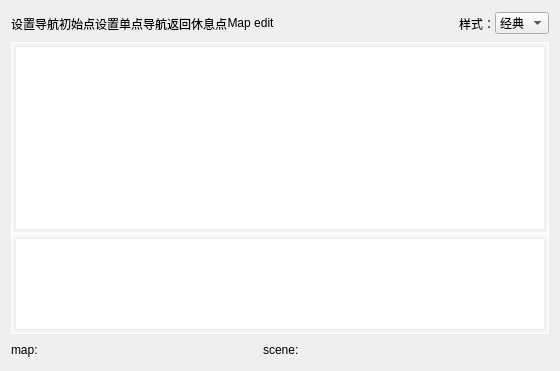
            <widget class="QWidget" name="page_4">
             <layout class="QVBoxLayout" name="verticalLayout_14">
              <item>
               <layout class="QVBoxLayout" name="verticalLayout_13">
                <item>
                 <layout class="QHBoxLayout" name="horizontalLayout_11">
                  <property name="spacing">
                   <number>0</number>
                  </property>
                  <item>
                   <widget class="QPushButton" name="set_pos_btn">
                    <property name="minimumSize">
                     <size>
                      <width>0</width>
                      <height>25</height>
                     </size>
                    </property>
                    <property name="maximumSize">
                     <size>
                      <width>16777215</width>
                      <height>16777215</height>
                     </size>
                    </property>
                    <property name="styleSheet">
                     <string notr="true">QPushButton:hover{
background-color:rgb(186, 189, 182);
border-bottom:2px solid rgb(67, 154, 246);
}
QPushButton:checked{
background-color:cyan;
border-bottom:2px solid white 
}
QPushButton:pressed{
background-color:rgb(67, 154, 246)
}
QPushButton{
background-color:rgb(238, 238, 236);
border:none; 
padding:0px 0px 0px 0px;
margin:0px 0px 0px 0px;
}</string>
                    </property>
                    <property name="text">
                     <string>设置导航初始点</string>
                    </property>
                    <property name="icon">
                     <iconset resource="../resources/images.qrc">
                      <normaloff>:/images/classes/SetInitialPose.png</normaloff>:/images/classes/SetInitialPose.png</iconset>
                    </property>
                   </widget>
                  </item>
                  <item>
                   <widget class="QPushButton" name="set_goal_btn">
                    <property name="minimumSize">
                     <size>
                      <width>0</width>
                      <height>25</height>
                     </size>
                    </property>
                    <property name="styleSheet">
                     <string notr="true">QPushButton:hover{
background-color:rgb(186, 189, 182);
border-bottom:2px solid rgb(67, 154, 246);
}
QPushButton:checked{
background-color:cyan;
border-bottom:2px solid white 
}
QPushButton:pressed{
background-color:rgb(67, 154, 246)
}
QPushButton{
background-color:rgb(238, 238, 236);
border:none; 
padding:0px 0px 0px 0px;
margin:0px 0px 0px 0px;
}</string>
                    </property>
                    <property name="text">
                     <string>设置单点导航</string>
                    </property>
                    <property name="icon">
                     <iconset resource="../resources/images.qrc">
                      <normaloff>:/images/classes/SetGoal.png</normaloff>:/images/classes/SetGoal.png</iconset>
                    </property>
                   </widget>
                  </item>
                  <item>
                   <widget class="QPushButton" name="return_btn">
                    <property name="maximumSize">
                     <size>
                      <width>16777215</width>
                      <height>25</height>
                     </size>
                    </property>
                    <property name="styleSheet">
                     <string notr="true">QPushButton:hover{
background-color:rgb(186, 189, 182);
border-bottom:2px solid rgb(67, 154, 246);
}
QPushButton:checked{
background-color:cyan;
border-bottom:2px solid white 
}
QPushButton:pressed{
background-color:rgb(67, 154, 246)
}
QPushButton{
background-color:rgb(238, 238, 236);
border:none; 
padding:0px 0px 0px 0px;
margin:0px 0px 0px 0px;
}</string>
                    </property>
                    <property name="text">
                     <string>返回休息点</string>
                    </property>
                    <property name="icon">
                     <iconset resource="../resources/images.qrc">
                      <normaloff>:/images/return.png</normaloff>:/images/return.png</iconset>
                    </property>
                   </widget>
                  </item>
                  <item>
                   <widget class="QPushButton" name="set_mutil_goal_btn">
                    <property name="styleSheet">
                     <string notr="true">QPushButton:hover{
background-color:rgb(186, 189, 182);
border-bottom:2px solid rgb(67, 154, 246);
}
QPushButton:checked{
background-color:cyan;
border-bottom:2px solid white 
}
QPushButton:pressed{
background-color:rgb(67, 154, 246)
}
QPushButton{
background-color:rgb(238, 238, 236);
border:none; 
padding:0px 0px 0px 0px;
margin:0px 0px 0px 0px;
}</string>
                    </property>
                    <property name="text">
                     <string>Map edit</string>
                    </property>
                    <property name="icon">
                     <iconset theme="://images/mutil_pose.png">
                      <normaloff>.</normaloff>.</iconset>
                    </property>
                   </widget>
                  </item>
                  <item>
                   <spacer name="horizontalSpacer_2">
                    <property name="orientation">
                     <enum>Qt::Horizontal</enum>
                    </property>
                    <property name="sizeHint" stdset="0">
                     <size>
                      <width>40</width>
                      <height>20</height>
                     </size>
                    </property>
                   </spacer>
                  </item>
                  <item>
                   <widget class="QLabel" name="label_2">
                    <property name="text">
                     <string>样式：</string>
                    </property>
                   </widget>
                  </item>
                  <item>
                   <widget class="QComboBox" name="comboBox_mapType">
                    <property name="styleSheet">
                     <string notr="true">background-color:none</string>
                    </property>
                    <item>
                     <property name="text">
                      <string>经典</string>
                     </property>
                    </item>
                    <item>
                     <property name="text">
                      <string>rviz</string>
                     </property>
                    </item>
                   </widget>
                  </item>
                 </layout>
                </item>
                <item>
                 <layout class="QVBoxLayout" name="verticalLayout_build_map">
                  <property name="spacing">
                   <number>0</number>
                  </property>
                  <item>
                   <widget class="QGraphicsView" name="mapViz">
                    <property name="layoutDirection">
                     <enum>Qt::LeftToRight</enum>
                    </property>
                    <property name="styleSheet">
                     <string notr="true">QGraphicsView{
border-top: 5px solid qlineargradient(y0:0, y1:1,stop: 0 #ececef, stop: 1 white);
border-left: 5px solid qlineargradient(x0:0, x1:1,stop: 0 #ececef, stop: 1 white);
 border-bottom: 5px solid qlineargradient(y0:0, y1:1,stop: 0 white, stop: 1  #ececef);
border-right: 5px solid qlineargradient(x0:0, x1:1,stop:  0 white, stop: 1 #ececef);
background-color: rgb(255,255,255);
}
</string>
                    </property>
                    <property name="verticalScrollBarPolicy">
                     <enum>Qt::ScrollBarAlwaysOff</enum>
                    </property>
                    <property name="horizontalScrollBarPolicy">
                     <enum>Qt::ScrollBarAlwaysOff</enum>
                    </property>
                   </widget>
                  </item>
                  <item>
                   <widget class="QWidget" name="widget_rviz" native="true">
                    <property name="minimumSize">
                     <size>
                      <width>0</width>
                      <height>100</height>
                     </size>
                    </property>
                    <property name="styleSheet">
                     <string notr="true">QWidget{
border-top: 5px solid qlineargradient(y0:0, y1:1,stop: 0 #ececef, stop: 1 white);
border-left: 5px solid qlineargradient(x0:0, x1:1,stop: 0 #ececef, stop: 1 white);
 border-bottom: 5px solid qlineargradient(y0:0, y1:1,stop: 0 white, stop: 1  #ececef);
border-right: 5px solid qlineargradient(x0:0, x1:1,stop:  0 white, stop: 1 #ececef);
background-color: rgb(255,255,255);
}
</string>
                    </property>
                    <layout class="QVBoxLayout" name="verticalLayout_16">
                     <item>
                      <layout class="QVBoxLayout" name="verticalLayout_rviz"/>
                     </item>
                    </layout>
                   </widget>
                  </item>
                 </layout>
                </item>
                <item>
                 <layout class="QHBoxLayout" name="horizontalLayout_12">
                  <item>
                   <widget class="QLabel" name="label">
                    <property name="minimumSize">
                     <size>
                      <width>40</width>
                      <height>20</height>
                     </size>
                    </property>
                    <property name="maximumSize">
                     <size>
                      <width>40</width>
                      <height>20</height>
                     </size>
                    </property>
                    <property name="text">
                     <string>map:</string>
                    </property>
                   </widget>
                  </item>
                  <item>
                   <widget class="QLabel" name="label_pos_map">
                    <property name="minimumSize">
                     <size>
                      <width>200</width>
                      <height>20</height>
                     </size>
                    </property>
                    <property name="maximumSize">
                     <size>
                      <width>200</width>
                      <height>20</height>
                     </size>
                    </property>
                    <property name="styleSheet">
                     <string notr="true"/>
                    </property>
                    <property name="text">
                     <string/>
                    </property>
                   </widget>
                  </item>
                  <item>
                   <widget class="QLabel" name="label_5">
                    <property name="minimumSize">
                     <size>
                      <width>40</width>
                      <height>20</height>
                     </size>
                    </property>
                    <property name="maximumSize">
                     <size>
                      <width>40</width>
                      <height>20</height>
                     </size>
                    </property>
                    <property name="text">
                     <string>scene:</string>
                    </property>
                   </widget>
                  </item>
                  <item>
                   <widget class="QLabel" name="label_pos_scene">
                    <property name="minimumSize">
                     <size>
                      <width>200</width>
                      <height>20</height>
                     </size>
                    </property>
                    <property name="maximumSize">
                     <size>
                      <width>200</width>
                      <height>20</height>
                     </size>
                    </property>
                    <property name="text">
                     <string/>
                    </property>
                   </widget>
                  </item>
                  <item>
                   <spacer name="horizontalSpacer_3">
                    <property name="orientation">
                     <enum>Qt::Horizontal</enum>
                    </property>
                    <property name="sizeHint" stdset="0">
                     <size>
                      <width>40</width>
                      <height>20</height>
                     </size>
                    </property>
                   </spacer>
                  </item>
                 </layout>
                </item>
               </layout>
              </item>
             </layout>
            </widget>
